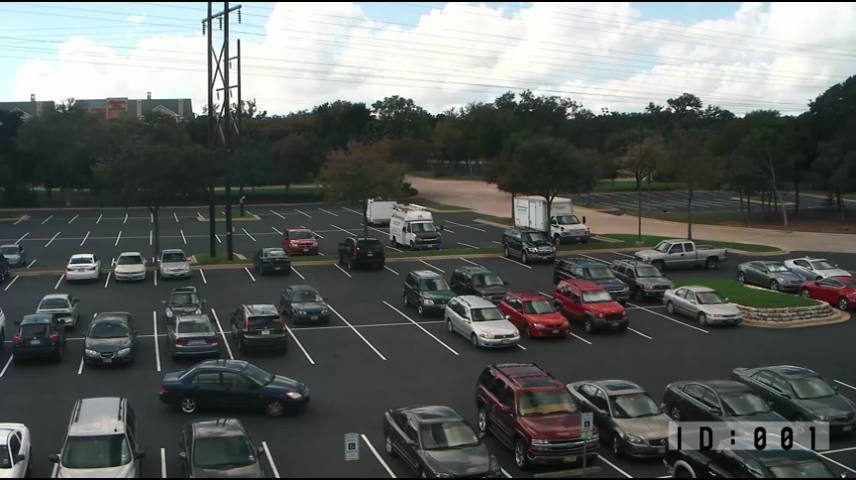
#> input picture parkinglot.png, 856 x 480 px, found by its file name
$ jupyter execute location_test_yolo.ipynb
#> lines starting #> are read from the running program, lines starting #| are printed output that depends on the picture; after the words box and inside, x2 and y2 are one past the last pixel; in counts of white or black regions, pixels touching at a corner belong together
[cell 1]
from google.colab import drive
drive.mount('/content/gdrive')

[cell 2]
import cv2
from google.colab.patches import cv2_imshow

[cell 3]
# Location of parking spaces
file = open("/content/gdrive/MyDrive/Parking_lots/parkinglot.txt", "r")
#> (reads parkinglot.txt from the repository)
parkinglot_boxes = file.read()

parkarr = parkinglot_boxes.split('\n')

try:
  parkarr.remove('')
except:
  print("'' is not exist")

pinned_car_boxes = []

for box in parkarr:
  box = box.split(' ')
  pinned_car_boxes.append([box[0], box[1], box[2], box[3], box[4]])

[cell 4]
# 원본이미지를 읽어 옵니다.
img = cv2.imread("/content/gdrive/MyDrive/Parking_lots/parkinglot.png")
#> img is the input picture: shape (480, 856, 3); mean B, G, R 96.9, 99.5, 95.4
height, width = img.shape[:2]
#> height = 480; width = 856

# 원본이미지를 Display
cv2_imshow(img)

[cell 5]
font = cv2.FONT_HERSHEY_PLAIN
s_available = 0

for i, pin_boxes in enumerate(pinned_car_boxes):
    center_x = int(float(pin_boxes[1]) * width)
    center_y = int(float(pin_boxes[2]) * height)
    w = int(float(pin_boxes[3]) * width)
    h = int(float(pin_boxes[4]) * height)

    # Rectangle coordinates
    x = int(center_x - w / 2)
    y = int(center_y - h / 2)

    if pin_boxes[0] == '0':  # 주차되어 있는 경우
       cv2.rectangle(img, (x, y), (x + w, y + h), (0, 0, 255), 2)
       cv2.putText(img, str(i+1), (center_x, center_y), font, 0.8, (0, 255, 255), 1)
    else:   # 주차되어 있지 않은 경우
       cv2.rectangle(img, (x, y), (x + w, y + h), (0, 255, 0), 2)
       cv2.putText(img, str(i+1), (center_x, center_y), font, 0.8, (0, 255, 255), 1)
       s_available += 1
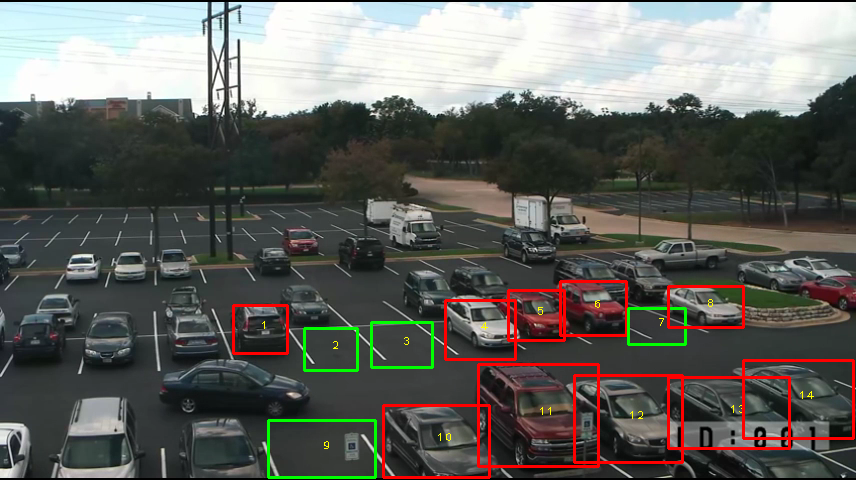
#> img: shape (480, 856, 3); 2.94% of pixels changed, all inside (x1, y1, x2, y2) = (232, 280, 855, 479)
#> after the loop, s_available = 4

cv2.putText(img, 'Space Available : '+ str(s_available), (40, 80), font, 2, (0, 0, 0), 10)
cv2.putText(img, 'Space Available : '+ str(s_available), (40, 80), font, 2, (255, 255, 255), 2)
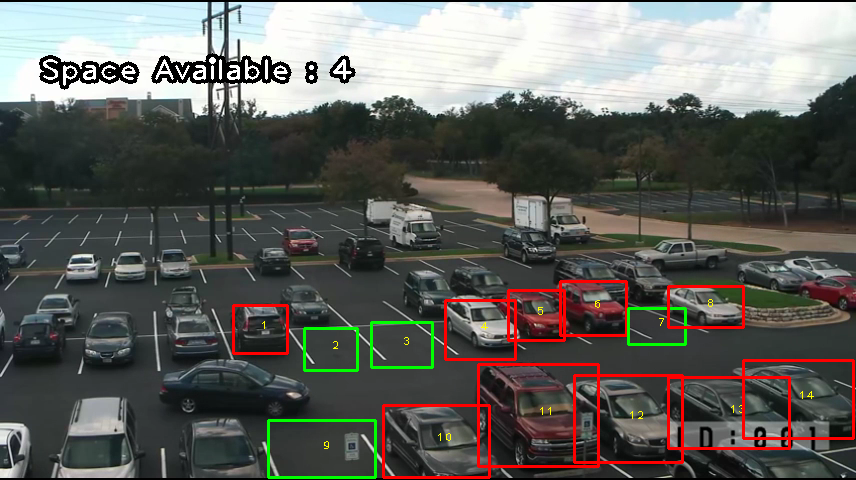
#> img: shape (480, 856, 3); mean B, G, R 92.8, 97.1, 97

cv2_imshow(img)
